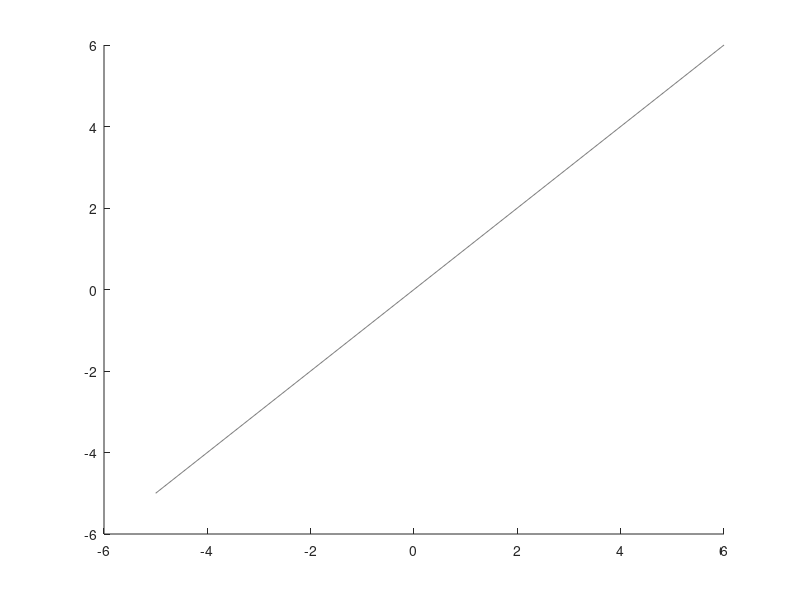

MATLAB code for this plot: (Note: this script raises an error after producing the figure.)
function h = eyeline(varargin)

p = inputParser();
p.addParameter('slope', 1, @isscalar);
p.addParameter('offset', 0, @isscalar);
p.KeepUnmatched = true;
p.parse(varargin{:});

xl = xlim();

xd = diff(xl);
xv = xl;
xv(1) = xv(1) - 5*xd;
xv(2) = xv(2) + 5*xd;
yv = p.Results.slope*xv + p.Results.offset;

was_holding = ishold();
hold on;

h = plot(xv, yv, ...
    'Color', [0.5 0.5 0.5], p.Unmatched, 'XLimInclude', 'off', 'YLimInclude', 'off');
set(get(get(h, 'Annotation'), 'LegendInformation'), 'IconDisplayStyle', 'off');

if ~was_holding
    hold off;
end

end
